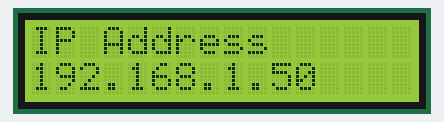
Recording of a program running on a simulated Raspberry Pi (BCM pin numbers). On the bench: 16×2 character LCD. System figures (address, load, memory, disk, uptime) are fixed made-up values; library files of the repository ran but are not shown: LCD1602.py. At 20.2 s the program stops and its outputs stay as they are.

Above: at 20.2 s.

The program:

getipaddress.py
```python
import subprocess
import LCD1602
from time import sleep

sleep(20)
LCD1602.init(0x27, 1)
LCD1602.clear()

def getip():
	command = "hostname -I"
	proc = subprocess.Popen(command, stdout=subprocess.PIPE, shell=True)
	output = proc.stdout.read()
	output = output.split()
	output = str(output[0])
	output = output.split("'")
	return output[1]

ipaddress = getip()
LCD1602.write(0,0, 'IP Address')
LCD1602.write(0,1, ipaddress)
```
